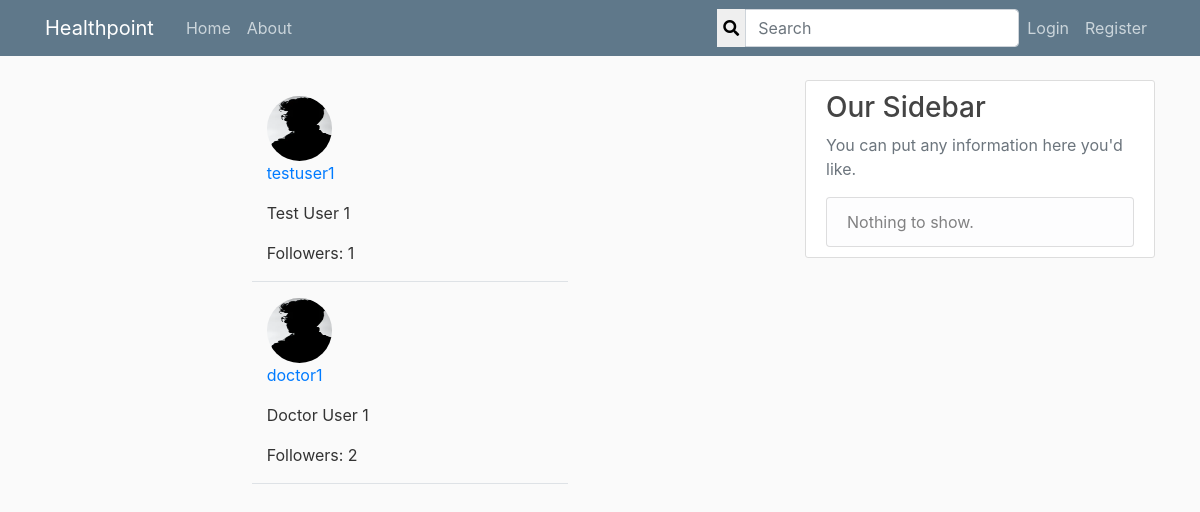
Page /account/user_profile/1/followings/ on the committed database.
### account/models.py (models this page shows, shortened)
class User(AbstractBaseUser, PermissionsMixin):
	id = models.AutoField(primary_key = True)
	email = models.EmailField(max_length=200, unique=True)
	user_name = models.CharField(max_length=20, unique=True)
	full_name = models.CharField(max_length=100)
	date_joined = models.DateTimeField(default=timezone.now, blank=True)
	is_staff = models.BooleanField(default=False)
	is_active = models.BooleanField(default=True)
	is_doctor = models.BooleanField(default=False)
	is_superuser = models.BooleanField(default=False)
	objects = AccountManager()
	USERNAME_FIELD = 'email'
	REQUIRED_FIELDS = ['user_name', 'full_name']

class UserProfile(models.Model):
	user = models.OneToOneField(User, related_name='profile' ,on_delete=models.CASCADE, primary_key=True)
	address = models.CharField(max_length=200, null=True, blank=True)
	profile_pic = models.ImageField(default='default.jpg', upload_to='profile_pics', null=True, blank=True)
	date_of_birth = models.DateField(null=True, blank=True)
	followers = models.ManyToManyField(User, blank=True, related_name='followers')
	followings = models.ManyToManyField(User, blank=True, related_name='followings')

### account/views.py (the view)
# urls.py: path('user_profile/<int:pk>/followings/', views.ListFollowings.as_view(), name='list-followings'),
class ListFollowings(View):
	def get(self, request, pk, *args, **kwargs):
		profile = UserProfile.objects.get(pk=pk)
		followings = profile.followings.all()
		context = {
		'profile' : profile,
		'followings' : followings,
		}
		return render(request, 'account/followings_list.html', context)

### account/templates/account/followings_list.html (shortened to what this page needs)
{% extends "healthpoint/base.html" %}
{% block content %}
{% for following in followings %}
        <div class="row justify-content-center mt-3">
            <div class="col-md-5 col-sm-12 border-bottom position-relative">
            <img class='rounded-circle article-img' src="{{ profile.profile_pic.url }}">
                <p><a class="mr-2" href="{% url 'user_profile' following.profile.pk %}">{{ following.user_name }}</a></p>
                {% if following.full_name %}
                    <p>{{ following.full_name }}</p>
                {% endif %}
                <p>Followers: {{ following.followings.all.count }}</p>
            </div>
        </div>
{% endfor %}
{% endblock %}

### healthpoint/static/healthpoint/main.css (style rules this page uses)
body { background: #fafafa; color: #333333; margin-top: 5rem; }
.article-img { height: 65px; width: 65px; margin-right: 16px; }

### rows in the picture
User: profile_pic (picture), user_name "testuser1", full_name "Test User 1", followings.all.count "1"
User: profile_pic (picture), user_name "doctor1", full_name "Doctor User 1", followings.all.count "2"
